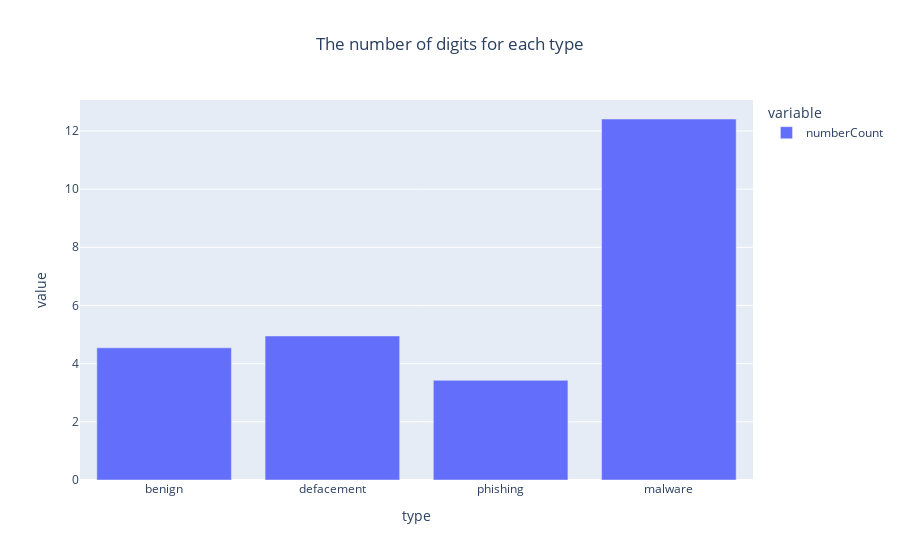

Source (notebook cell):
### Code cell
px.bar(data_frame=number,x=number.type,y=['numberCount'],barmode='group',title='The number of digits for each type').update_layout(title_x=0.5)

### Figure 1 — Plotly figure (JSON) as saved in the notebook; plotly's stock layout.template omitted (floating-point values rounded to 4 significant figures)
{"data": [{"alignmentgroup": "True", "hovertemplate": "variable=numberCount<br>type=%{x}<br>value=%{y}<extra></extra>", "legendgroup": "numberCount", "marker": {"color": "#636efa", "pattern": {"shape": ""}}, "name": "numberCount", "offsetgroup": "numberCount", "orientation": "v", "showlegend": true, "textposition": "auto", "type": "bar", "x": ["benign", "defacement", "phishing", "malware"], "xaxis": "x", "y": [4.544, 4.952, 3.425, 12.41], "yaxis": "y"}], "layout": {"barmode": "group", "legend": {"title": {"text": "variable"}, "tracegroupgap": 0}, "title": {"text": "The number of digits for each type", "x": 0.5}, "xaxis": {"anchor": "y", "domain": [0, 1], "title": {"text": "type"}}, "yaxis": {"anchor": "x", "domain": [0, 1], "title": {"text": "value"}}}}
